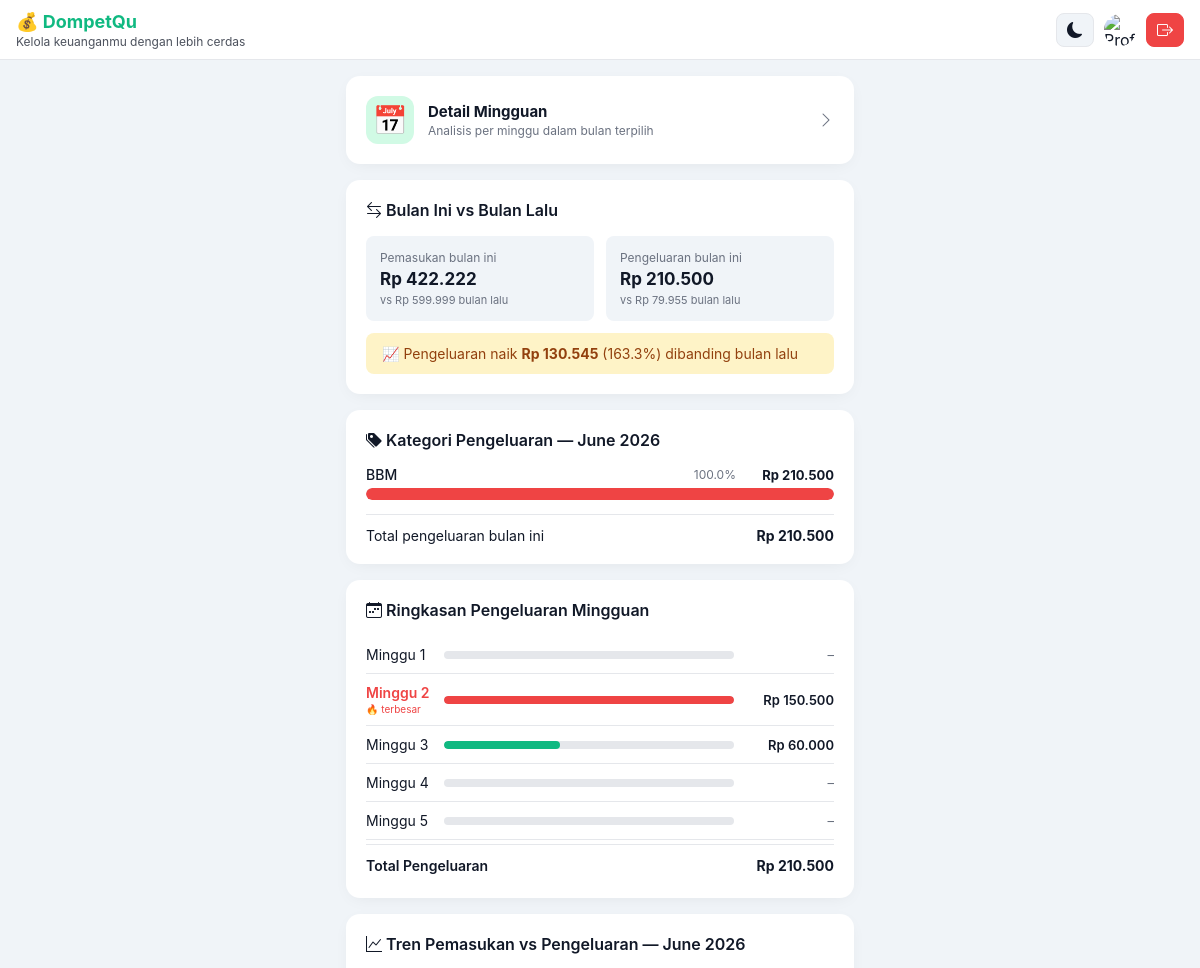
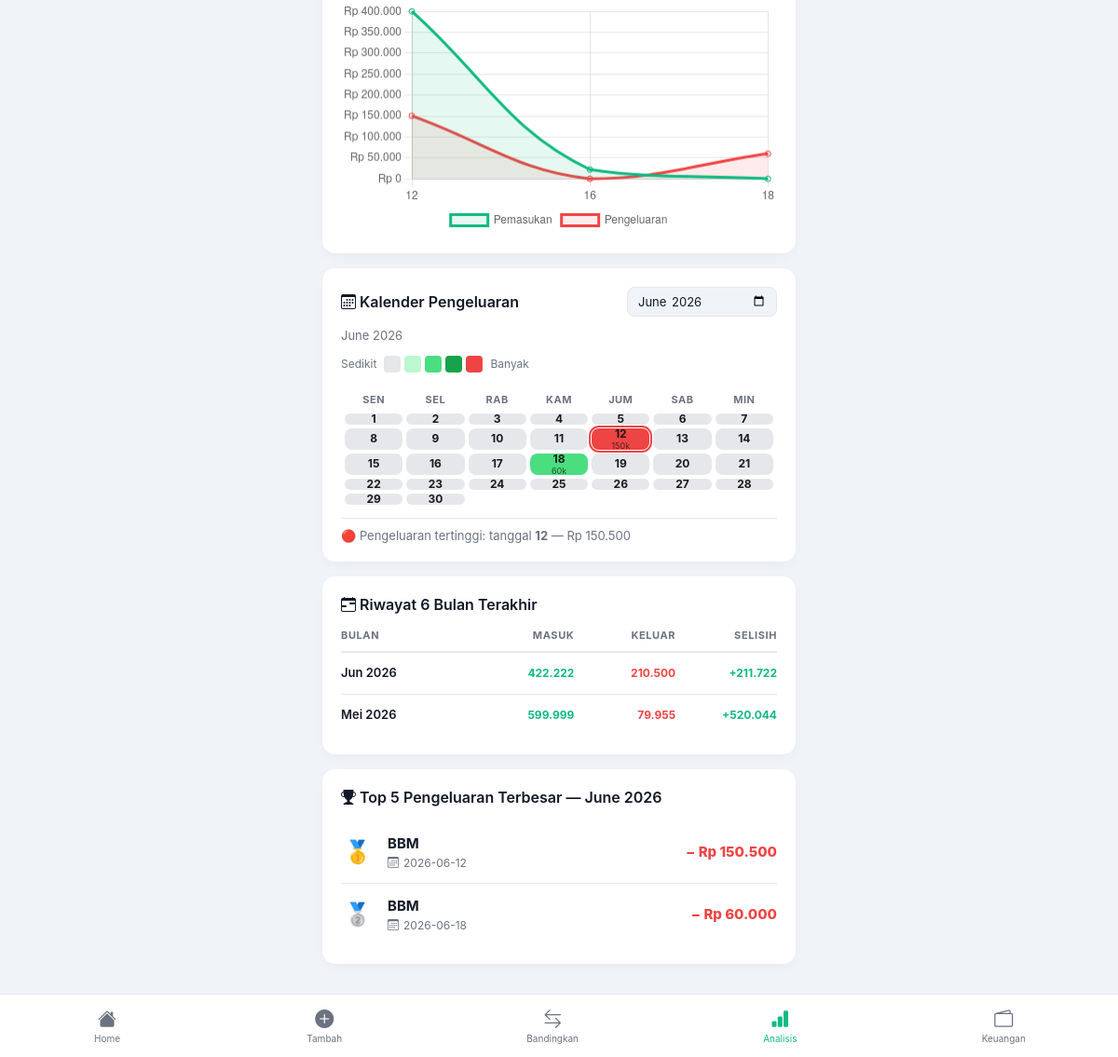
The page /analisis (signed in) on the database its author committed (2 pictures, top to bottom).
### tables this page shows
CREATE TABLE transaksi (
        id INTEGER PRIMARY KEY AUTOINCREMENT,
        tanggal TEXT NOT NULL,
        jenis TEXT NOT NULL,
        kategori TEXT NOT NULL,
        nominal INTEGER NOT NULL,
        catatan TEXT
    , user_id INTEGER);

### routes/analisis.py (the view)
@analisis.route("/analisis")
def halaman_analisis():
    if "login" not in session:
        return redirect("/login")
    open_date = request.args.get("open_date")
    now = sekarang_wib()
    bulan_ini = request.args.get("bulan") or now.strftime("%Y-%m")
    tahun, bulan = map(int, bulan_ini.split("-"))
    if bulan == 1:
        bulan_lalu = f"{tahun - 1}-12"
    else:
        bulan_lalu = f"{tahun}-{bulan - 1:02d}"
    p_ini, e_ini = hitung_ringkasan(
        session["user_id"],
        bulan=bulan_ini
    )
    p_lalu, e_lalu = hitung_ringkasan(
        session["user_id"],
        bulan=bulan_lalu
    )
    selisih_pengeluaran = e_ini - e_lalu
    selisih_persen = (
        ((e_ini - e_lalu) / e_lalu * 100)
        if e_lalu > 0
        else 0
    )
    data_mingguan, total_mingguan = (
        ambil_pengeluaran_per_minggu_ringkas(
            session["user_id"],
            bulan_ini
        )
    )
    hari_terboros = (
        max(data_mingguan, key=lambda x: x[1])
        if any(x[1] > 0 for x in data_mingguan)
        else ("-", 0)
    )
    tren = ambil_tren_bulan(
    session["user_id"],
    bulan_ini
    )
    tren_labels = [
        x[0][8:]      # ambil DD saja
        for x in tren
    ]
    tren_pemasukan = [x[1] for x in tren]
    tren_pengeluaran = [x[2] for x in tren]
    jumlah_hari = calendar.monthrange(
        tahun,
        bulan
    )[1]
    data_kalender = (
        ambil_pengeluaran_per_tanggal_bulan(
            session["user_id"],
            bulan_ini
        )
    )
    max_kal = (
        max(data_kalender.values())
        if data_kalender
        else 1
    )
    hari_pertama = calendar.monthrange(
        tahun,
        bulan
    )[0]
    top_transaksi = ambil_top_transaksi(
        session["user_id"],
        5,
        bulan_ini
    )
    kategori_bulan = (
        ambil_pengeluaran_per_kategori(
            session["user_id"],
            bulan=bulan_ini
        )
    )
    total_kategori = (
        sum(k[1] for k in kategori_bulan)
        or 1
    )
    ringkasan_bulanan = (
        ambil_ringkasan_bulanan(
            session["user_id"]
        )
    )
    return render_template(
        "analisis.html",
        bulan_ini=bulan_ini,
        bulan_lalu=bulan_lalu,
        p_ini=p_ini,
        e_ini=e_ini,
        p_lalu=p_lalu,
        e_lalu=e_lalu,
        selisih_pengeluaran=selisih_pengeluaran,
        selisih_persen=selisih_persen,
        data_mingguan=data_mingguan,
        total_mingguan=total_mingguan,
        hari_terboros=hari_terboros,
        tren_labels=tren_labels,
        tren_pemasukan=tren_pemasukan,
        tren_pengeluaran=tren_pengeluaran,
        jumlah_hari=jumlah_hari,
        hari_pertama=hari_pertama,
        data_kalender=data_kalender,
        max_kal=max_kal,
        bulan_nama=datetime(tahun, bulan, 1).strftime("%B %Y"),
        top_transaksi=top_transaksi,
        kategori_bulan=kategori_bulan,
        total_kategori=total_kategori,
        ringkasan_bulanan=ringkasan_bulanan,
        open_date=open_date
    )

### app.py (called while the page is built)
@app.template_filter("rupiah")
def rupiah(angka):
    try:
        return "{:,.0f}".format(float(angka)).replace(",", ".")
    except (ValueError, TypeError):
        return "0"

@app.context_processor
def inject_user():
    return {
        "current_user": session.get("username")
    }

@app.template_filter("enumerate")
def filter_enumerate(lst):
    return list(enumerate(lst))

### database/db.py (called while the page is built)
def hitung_ringkasan(user_id, bulan=None):
    conn = sqlite3.connect(DB_PATH)
    cursor = conn.cursor()
    query = """
    SELECT jenis, nominal
    FROM transaksi
    WHERE user_id = ?
    """
    params = [user_id]
    if bulan:
        query += """
        AND strftime('%Y-%m', tanggal) = ?
        """
        params.append(bulan)
    cursor.execute(query, params)
    data = cursor.fetchall()
    conn.close()
    pemasukan = 0
    pengeluaran = 0
    for jenis, nominal in data:
        if jenis == "Pemasukan":
            pemasukan += nominal
        elif jenis == "Pengeluaran":
            pengeluaran += nominal
    return pemasukan, pengeluaran

def ambil_pengeluaran_per_kategori(user_id, bulan=None):
    conn = sqlite3.connect(DB_PATH)
    cursor = conn.cursor()
    query = """
    SELECT kategori, SUM(nominal)
    FROM transaksi
    WHERE jenis = 'Pengeluaran'
    AND user_id = ?
    """
    params = [user_id]
    if bulan:
        query += """
        AND strftime('%Y-%m', tanggal) = ?
        """
        params.append(bulan)
    query += """
    GROUP BY kategori
    """
    cursor.execute(query, params)
    data = cursor.fetchall()
    conn.close()
    return data

def ambil_ringkasan_bulanan(user_id):
    conn = sqlite3.connect(DB_PATH)
    cursor = conn.cursor()
    cursor.execute("""
    SELECT strftime('%Y-%m', tanggal) as bulan,
           SUM(
               CASE
               WHEN jenis='Pemasukan'
               THEN nominal
               ELSE 0
               END
           ) as pemasukan,
           SUM(
               CASE
               WHEN jenis='Pengeluaran'
               THEN nominal
               ELSE 0
               END
           ) as pengeluaran
    FROM transaksi
    WHERE user_id = ?
    GROUP BY bulan
    ORDER BY bulan DESC
    LIMIT 6
    """, (user_id,))
    data = cursor.fetchall()
    conn.close()
    return data

### utils/waktu.py (called while the page is built)
def sekarang_wib():
    return datetime.now(WIB)

### templates/analisis.html (shortened to what this page needs)
{% extends "base.html" %}
{% block content %}
<a href="/analisis/minggu?bulan={{ bulan_ini }}" class="card analisis-shortcut">
  <div class="analisis-shortcut-icon">📅</div>
  <div>
    <div class="analisis-shortcut-title">
  Detail Mingguan
</div>
<div class="analisis-shortcut-sub">
  Analisis per minggu dalam bulan terpilih
</div>
  </div>
  <i class="bi bi-chevron-right" style="color:var(--muted); margin-left:auto"></i>
</a>
<div class="card">
  <h2 class="card-title"><i class="bi bi-arrow-left-right"></i> Bulan Ini vs Bulan Lalu</h2>
  <div class="compare-grid">
    <div class="compare-item">
      <div class="compare-label">Pemasukan bulan ini</div>
      <div class="compare-value income">Rp {{ p_ini | rupiah }}</div>
      <div class="compare-sub">vs Rp {{ p_lalu | rupiah }} bulan lalu</div>
    </div>
    <div class="compare-item">
      <div class="compare-label">Pengeluaran bulan ini</div>
      <div class="compare-value expense">Rp {{ e_ini | rupiah }}</div>
      <div class="compare-sub">vs Rp {{ e_lalu | rupiah }} bulan lalu</div>
    </div>
  </div>
  {% if selisih_pengeluaran > 0 %}
  <div class="alert alert-warning">
    📈 Pengeluaran naik <b>Rp {{ selisih_pengeluaran | rupiah }}</b>
    ({{ selisih_persen | round(1) }}%) dibanding bulan lalu
  </div>
  {% elif selisih_pengeluaran < 0 %}
  <div class="alert alert-success">
    📉 Pengeluaran turun <b>Rp {{ (selisih_pengeluaran * -1) | rupiah }}</b>
    ({{ (selisih_persen * -1) | round(1) }}%) dibanding bulan lalu 🎉
  </div>
  {% else %}
  <div class="alert alert-info">Pengeluaran sama seperti bulan lalu.</div>
  {% endif %}
</div>
<div class="card">
  <h2 class="card-title"><i class="bi bi-tags-fill"></i> Kategori Pengeluaran — {{ bulan_nama }}</h2>
  {% if kategori_bulan %}
    {% for kat, nominal in kategori_bulan %}
    {% set pct = (nominal / total_kategori * 100) | round(1) %}
    <div class="kat-stat-row">
      <div class="kat-stat-head">
        <span class="kat-stat-name">{{ kat }}</span>
        <span class="kat-stat-pct">{{ pct }}%</span>
        <span class="kat-stat-val">Rp {{ nominal | rupiah }}</span>
      </div>
      <div class="progress-bar">
        <div class="progress-fill" style="width: {{ pct }}%;
          background: {% if pct >= 40 %}#ef4444{% elif pct >= 20 %}#f59e0b{% else %}#10b981{% endif %};">
        </div>
      </div>
    </div>
    {% endfor %}
    <div class="kat-stat-total">
      <span>Total pengeluaran bulan ini</span>
      <strong>Rp {{ total_kategori | rupiah }}</strong>
    </div>
  {% else %}
  <div class="empty-state" style="padding:16px 0">
    <p>Belum ada pengeluaran bulan ini.</p>
  </div>
  {% endif %}
</div>
<div class="card">
  <h2 class="card-title"><i class="bi bi-calendar-week"></i>  Ringkasan Pengeluaran Mingguan</h2>
  {% for hari, nominal in data_mingguan %}
  <div class="week-row {% if hari == hari_terboros[0] %}week-row--peak{% endif %}">
    <div class="week-day">
      {{ hari }}
      {% if hari == hari_terboros[0] and hari_terboros[1] > 0 %}
      <span class="peak-badge">🔥 terbesar</span>
      {% endif %}
    </div>
    <div class="week-bar-wrap">
      <div class="week-bar" style="width: {% if total_mingguan > 0 and hari_terboros[1] > 0 %}{{ (nominal / hari_terboros[1] * 100) | round }}{% else %}0{% endif %}%;"></div>
    </div>
    <strong class="week-amount {% if nominal == 0 %}muted{% endif %}">
      {% if nominal > 0 %}Rp {{ nominal | rupiah }}{% else %}–{% endif %}
    </strong>
  </div>
  {% endfor %}
  <div class="week-total-row">
  <span>Total Pengeluaran</span>
  <strong>Rp {{ total_mingguan | rupiah }}</strong>
</div>
</div>
<div class="card">
  <h2 class="card-title"><i class="bi bi-graph-up"></i> Tren Pemasukan vs Pengeluaran — {{ bulan_nama }}</h2>
  {% if tren_labels %}
  <canvas id="trenChart" height="160"></canvas>
  {% else %}
  <div class="empty-state" style="padding:16px 0">
<p>Belum ada transaksi pada bulan ini.</p>
  </div>
  {% endif %}
</div>
<div class="card">
  <div class="kal-filter-row">
    <h2 class="card-title" style="margin:0">
      <i class="bi bi-calendar3"></i> Kalender Pengeluaran
    </h2>
    <form method="GET" action="/analisis" class="kal-filter-form">
      <input type="month" name="bulan" value="{{ bulan_ini }}"
             class="filter-input" onchange="this.form.submit()">
    </form>
  </div>
  <p style="font-size:13px; color:var(--muted); margin: 4px 0 14px;">{{ bulan_nama }}</p>
  <div class="kal-legend">
    <span>Sedikit</span>
    <div class="kal-legend-boxes">
      <div class="kal-box" style="background:var(--border)"></div>
      <div class="kal-box" style="background:#bbf7d0"></div>
      <div class="kal-box" style="background:#4ade80"></div>
      <div class="kal-box" style="background:#16a34a"></div>
      <div class="kal-box" style="background:#ef4444"></div>
    </div>
    <span>Banyak</span>
  </div>
  <table class="kal-table">
    <thead>
      <tr>
        {% for h in ['Sen','Sel','Rab','Kam','Jum','Sab','Min'] %}
        <th>{{ h }}</th>
        {% endfor %}
      </tr>
    </thead>
    <tbody>
      {% set ns = namespace(col=0, cells=[]) %}
      {% for i in range(hari_pertama) %}
        {% set ns.cells = ns.cells + [none] %}
      {% endfor %}
      {% for tgl in range(1, jumlah_hari + 1) %}
        {% set ns.cells = ns.cells + [tgl] %}
      {% endfor %}
      {% set total_cells = ns.cells | length %}
      {% set rows = ((total_cells + 6) // 7) %}
      {% for r in range(rows) %}
      <tr>
        {% for c in range(7) %}
        {% set idx = r * 7 + c %}
        {% if idx < total_cells and ns.cells[idx] is not none %}
          {% set tgl = ns.cells[idx] %}
          {% set nominal = data_kalender.get(tgl, 0) %}
          {% set pct = (nominal / max_kal * 100) if max_kal > 0 else 0 %}
          <td class="kal-td {% if nominal == max_kal and nominal > 0 %}kal-peak{% endif %}
           {% if nominal > 0 %}kal-clickable{% endif %}"
    title="{{ tgl }}: Rp {{ nominal | rupiah }}"
    {% if nominal > 0 %}
    onclick="showDayModal('{{ bulan_ini }}-{{ '%02d' | format(tgl) }}')"
    {% endif %}
    style="background: {% if nominal == 0 %}var(--border){% elif pct < 25 %}#bbf7d0{% elif pct < 50 %}#4ade80{% elif pct < 80 %}#16a34a{% else %}#ef4444{% endif %};">
  <span class="kal-tgl">{{ tgl }}</span>
  {% if nominal > 0 %}
  <span class="kal-nom">{{ (nominal / 1000) | round | int }}k</span>
  {% endif %}
</td>
        {% else %}
          <td class="kal-td kal-empty-td"></td>
        {% endif %}
        {% endfor %}
      </tr>
      {% endfor %}
    </tbody>
  </table>
  {% if data_kalender %}
  <div class="kal-info">
    🔴 Pengeluaran tertinggi: tanggal
    {% for tgl, val in data_kalender.items() %}{% if val == max_kal %}<b>{{ tgl }}</b>{% endif %}{% endfor %}
    — Rp {{ max_kal | rupiah }}
  </div>
  {% endif %}
</div>
<div class="card">
  <h2 class="card-title"><i class="bi bi-calendar-range"></i> Riwayat 6 Bulan Terakhir</h2>
  {% if ringkasan_bulanan %}
  <div class="bulanan-table">
    <div class="bulanan-head">
      <span>Bulan</span>
      <span style="text-align:right">Masuk</span>
      <span style="text-align:right">Keluar</span>
      <span style="text-align:right">Selisih</span>
    </div>
    {% for b in ringkasan_bulanan %}
    {% set selisih = b[1] - b[2] %}
    {% set bulan_parts = b[0].split('-') %}
    {% set nama_bulan = ['','Jan','Feb','Mar','Apr','Mei','Jun','Jul','Agt','Sep','Okt','Nov','Des'] %}
    <div class="bulanan-row">
      <span class="bulanan-bulan">
        {{ nama_bulan[bulan_parts[1] | int] }} {{ bulan_parts[0] }}
      </span>
      <span class="bulanan-val income">{{ b[1] | rupiah }}</span>
      <span class="bulanan-val expense">{{ b[2] | rupiah }}</span>
      <span class="bulanan-val {% if selisih >= 0 %}income{% else %}expense{% endif %}">
        {% if selisih >= 0 %}+{% endif %}{{ selisih | rupiah }}
      </span>
    </div>
    {% endfor %}
  </div>
  {% else %}
  <div class="empty-state" style="padding:16px 0">
    <p>Belum ada data bulanan.</p>
  </div>
  {% endif %}
</div>
<div class="card">
  <h2 class="card-title"><i class="bi bi-trophy-fill"></i>   Top 5 Pengeluaran Terbesar — {{ bulan_nama }}</h2>
  {% if top_transaksi %}
    {% for i, t in top_transaksi | enumerate %}
    <div class="top-tx-row">
      <div class="top-tx-rank rank-{{ i + 1 }}">
        {% if i == 0 %}🥇{% elif i == 1 %}🥈{% elif i == 2 %}🥉{% else %}{{ i + 1 }}{% endif %}
      </div>
      <div class="top-tx-info">
        <div class="top-tx-cat">{{ t[1] }}</div>
        <div class="top-tx-date">
          <i class="bi bi-calendar3"></i> {{ t[0] }}
        </div>
      </div>
      <div class="top-tx-amount">− Rp {{ t[2] | rupiah }}</div>
    </div>
    {% endfor %}
  {% else %}
  <div class="empty-state" style="padding:16px 0">
<p>Belum ada pengeluaran pada bulan ini.</p>
  </div>
  {% endif %}
</div>
{% endblock %}
{% block scripts %}
<script>
const trenLabels = {{ tren_labels | tojson }};
const trenPemasukan = {{ tren_pemasukan | tojson }};
const trenPengeluaran = {{ tren_pengeluaran | tojson }};
if (trenLabels.length > 0) {
  new Chart(document.getElementById("trenChart"), {
    type: "line",
    data: {
      labels: trenLabels,
      datasets: [
        { label: "Pemasukan", data: trenPemasukan, borderColor: "#10b981",
          backgroundColor: "rgba(16,185,129,.1)", tension: 0.4, fill: true },
        { label: "Pengeluaran", data: trenPengeluaran, borderColor: "#ef4444",
          backgroundColor: "rgba(239,68,68,.1)", tension: 0.4, fill: true }
      ]
    },
    options: {
      responsive: true,
      plugins: { legend: { position: "bottom" } },
      scales: { y: { beginAtZero: true,
        ticks: { callback: v => "Rp " + v.toLocaleString("id") } } }
    }
  });
}
</script>
{% endblock %}

### rows shown on the page
transaksi: kategori "BBM", tanggal "2026-06-12", nominal "150.500"
transaksi: kategori "BBM", tanggal "2026-06-18", nominal "60.000"

### other values the page prints
{{ p_ini | rupiah }} "422.222"
{{ p_lalu | rupiah }} "599.999"
{{ e_ini | rupiah }} "210.500"
{{ e_lalu | rupiah }} "79.955"
{{ selisih_pengeluaran | rupiah }} "130.545"
{{ selisih_persen | round(1) }} "163.3"
{{ bulan_nama }} "June 2026"
{{ kat }} "BBM"
{{ pct }} "100.0"
{{ nominal | rupiah }} "210.500"
{{ total_kategori | rupiah }} "210.500"
{{ hari }} "Minggu 1" "Minggu 2" "Minggu 3" "Minggu 4" "Minggu 5"
{{ nominal | rupiah }} "150.500" "60.000"
{{ total_mingguan | rupiah }} "210.500"
{{ h }} "SEN" "SEL" "RAB" "KAM" "JUM" "SAB" "MIN"
